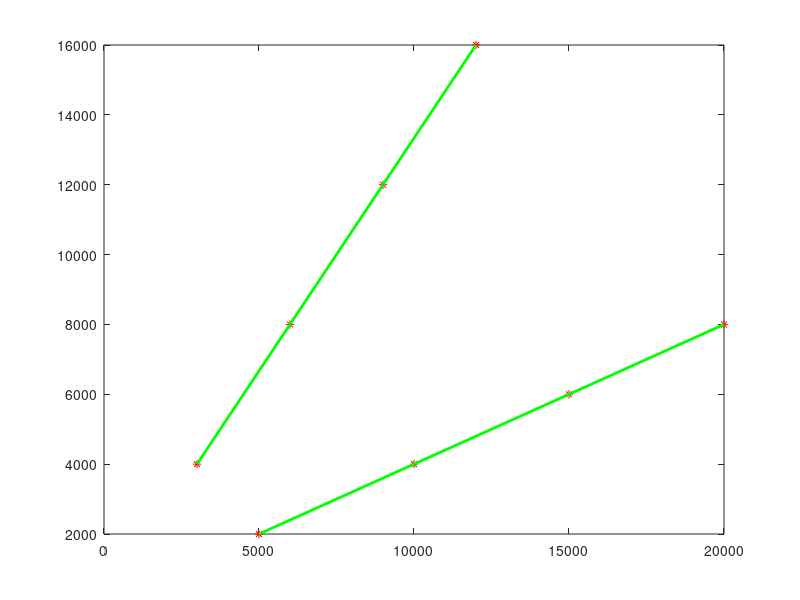

The MATLAB script that drew this image:
clc;
clear;

%Take input from file
fileID = fopen('input.txt','r');
formatSpec = '%d';
A = fscanf(fileID,formatSpec);

num=A(1);
A_index=2;
ar = zeros(num,2);
for i=1:num
    %take = input('','s');
    %take2=strsplit(take,' ');
    for j=1:2
        ar(i,j)=A(A_index);
        A_index=A_index+1;
    end
    plot( ar(i,1),ar(i,2),'r*' );
    hold on;
end


%disp('My Points');
%For sort according to y
for i=1:(num-1)
    %disp('(x,y) : ');
    %disp(ar(i,j));
    for j=(i+1):num
        if ar(i,2) > ar(j,2)
            %x part
            temp = ar(i,1);
            ar(i,1)=ar(j,1);
            ar(j,1) = temp;
            %y part
            temp = ar(i,2);
            ar(i,2)=ar(j,2);
            ar(j,2) = temp;
        end
    end
        
   
end
%disp(ar);
%For big

for i=1:num-1
    %d=sprintf("Rajib Khan");
    %disp(d);
    %for x same and y different( no need slope value)
    value_count=1;
    result_point = zeros(value_count,2);
    result_point_index=1;
    result_point(result_point_index,1)=ar(i,1); % x value
    result_point(result_point_index,2)=ar(i,2); % y value
    for j=i+1:num
        if ar(i,1)==ar(j,1)
            value_count=value_count+1;
            result_point_index=result_point_index+1;
            result_point(result_point_index,1)=ar(j,1); % x value
            result_point(result_point_index,2)=ar(j,2); % y value
        end
        
    end
        
    if value_count >= 4
        plot(result_point(:,1), result_point(:,2), 'g-', 'LineWidth', 2);
        hold on;
        %disp("Cool");
        for j=1:value_count
            show = sprintf("(%d,%d) ",result_point(j,1),result_point(j,2));
            disp(show);
            
        end
        disp("---------------------");
    end
    % end point
    %For slope part
    slopeV =zeros(num,3); % for reset
   
    count_slope =0;
    for j=i+1:num
        sum=ar(j,1)-ar(i,1);
        if sum ~= 0
            count_slope=count_slope+1;
            slopeV(count_slope,1)=ar(j,1); % Save x value
            slopeV(count_slope,2)=ar(j,2); % Save y value
            slopeV(count_slope,3)=(ar(j,2)-ar(i,2))/(ar(j,1)-ar(i,1));
        end
        
        
    end
    %disp('------ SlopeV ------');
    %disp(slopeV);
    
    newSlopeV = zeros(1); % remove duplicate 
    newS_index=1;
    newSlopeV(newS_index)=slopeV(1,3);
    for j=2:count_slope
        check=1;
        for k=1:newS_index
            if (slopeV(j,3)== newSlopeV(k))
                check=0;
                
                break;
            end
        end
        if check==1
            
            newS_index=newS_index+1;
            newSlopeV(newS_index)=slopeV(j,3);
        end
    end
    %disp('+++ newSlopeV means remove duplicate +++++');
    %disp(newSlopeV);
    
    for j=1:newS_index
       value_count=1;
       for k=1:count_slope
           if newSlopeV(j)==slopeV(k,3)
               value_count=value_count+1;
     
           end
       end
        result_point = zeros(value_count,2);
        result_point_index=1;
        result_point(result_point_index,1)=ar(i,1); % x value
        result_point(result_point_index,2)=ar(i,2); % y value
       if value_count >=4
           show = sprintf("(%d,%d) ",result_point(result_point_index,1),result_point(result_point_index,2));
           disp(show);
           for k=1:count_slope
               if newSlopeV(j)==slopeV(k,3)
                   %value_count=value_count+1;
                   result_point_index=result_point_index+1;
                   result_point(result_point_index,1)=slopeV(k,1); % x value
                   result_point(result_point_index,2)=slopeV(k,2); % y value
                   show = sprintf("(%d,%d) ",result_point(result_point_index,1),result_point(result_point_index,2));
                   disp(show);
               end
               
       
           end
           
           disp("------------------------");
           %disp('Cool');
           %disp(result_point(:,1));
           %[a,b]=size(result_point);
           %disp(a);
           
           plot(result_point(:,1), result_point(:,2), 'g-', 'LineWidth', 2);
           hold on;
       end
    end

    %for i=1:num
     %   disp('(x,y) : ');
      %  for j=1:2
       %     disp(ar(i,j));
        %end
        %plot( ar(i,1),ar(i,2),'r*' );
    %end
end
